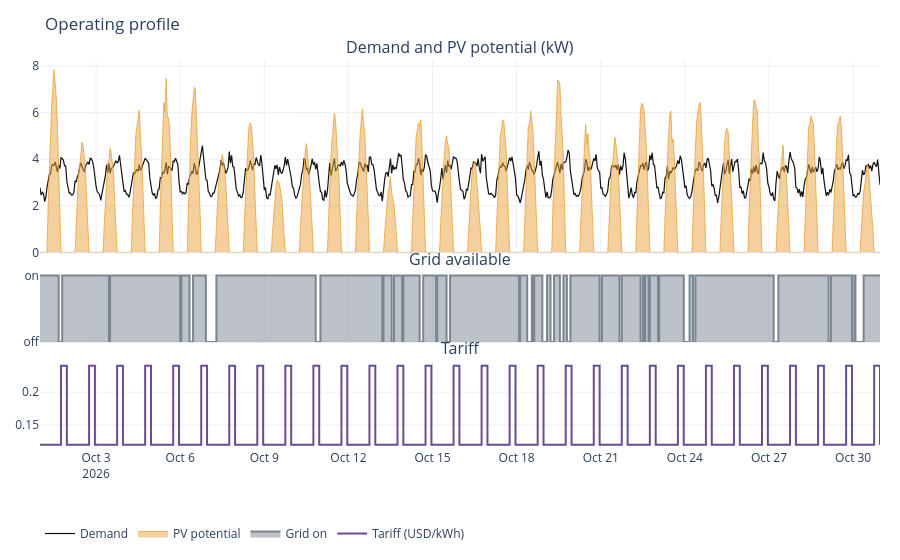

Notebook cell for this chart:
### Markdown cell above
## 4. Exploratory analysis of the operating profile

Before we run the simulation, we check that the generated data looks correct. The data has one
row for each hour:

* `demand_kw` is the site demand ($D_t$);
* `solar_factor` is $s_t$;
* `grid_available` shows whether the grid is on;
* `tariff_per_kwh` is the grid price $\pi_t$.

### Code cell
profile = SyntheticProfileGenerator(scenario.profile).get_profile()
charts = ChartFactory(currency=scenario.currency)
charts.profile_overview(profile, scenario.solar.rated_kw).show()

profile_frame = profile.to_frame()
profile_frame.describe().T

### Figure 1 — Plotly figure (JSON) as saved in the notebook; plotly's stock layout.template omitted (floating-point values rounded to 4 significant figures; data arrays with more than 128 entries replaced by an {"elided": "..."} marker saying what was removed)
{"data": [{"line": {"color": "#111111", "width": 1.2}, "name": "Demand", "type": "scatter", "x": {"elided": "720 str values"}, "xaxis": "x", "y": {"elided": "720 float values"}, "yaxis": "y"}, {"fill": "tozeroy", "line": {"color": "#E9A23B", "width": 0.8}, "name": "PV potential", "type": "scatter", "x": {"elided": "720 str values"}, "xaxis": "x", "y": {"elided": "720 float values"}, "yaxis": "y"}, {"fill": "tozeroy", "line": {"color": "#7A8691", "shape": "hv"}, "name": "Grid on", "type": "scatter", "x": {"elided": "720 str values"}, "xaxis": "x2", "y": {"elided": "720 int values"}, "yaxis": "y2"}, {"line": {"color": "#6A4C93", "shape": "hv"}, "name": "Tariff (USD/kWh)", "type": "scatter", "x": {"elided": "720 str values"}, "xaxis": "x3", "y": {"elided": "720 float values"}, "yaxis": "y3"}], "layout": {"annotations": [{"font": {"size": 16}, "showarrow": false, "text": "Demand and PV potential (kW)", "x": 0.5, "xanchor": "center", "xref": "paper", "y": 1.0, "yanchor": "bottom", "yref": "paper"}, {"font": {"size": 16}, "showarrow": false, "text": "Grid available", "x": 0.5, "xanchor": "center", "xref": "paper", "y": 0.455, "yanchor": "bottom", "yref": "paper"}, {"font": {"size": 16}, "showarrow": false, "text": "Tariff", "x": 0.5, "xanchor": "center", "xref": "paper", "y": 0.225, "yanchor": "bottom", "yref": "paper"}], "height": 560, "hovermode": "x unified", "legend": {"orientation": "h", "x": 0, "y": -0.18, "yanchor": "top"}, "margin": {"b": 100, "l": 40, "r": 20, "t": 60}, "title": {"text": "Operating profile"}, "xaxis": {"anchor": "y", "domain": [0.0, 1.0], "matches": "x3", "showticklabels": false}, "xaxis2": {"anchor": "y2", "domain": [0.0, 1.0], "matches": "x3", "showticklabels": false}, "xaxis3": {"anchor": "y3", "domain": [0.0, 1.0]}, "yaxis": {"anchor": "x", "domain": [0.505, 1.0]}, "yaxis2": {"anchor": "x2", "domain": [0.275, 0.455], "ticktext": ["off", "on"], "tickvals": [0, 1]}, "yaxis3": {"anchor": "x3", "domain": [0.0, 0.225]}}}
